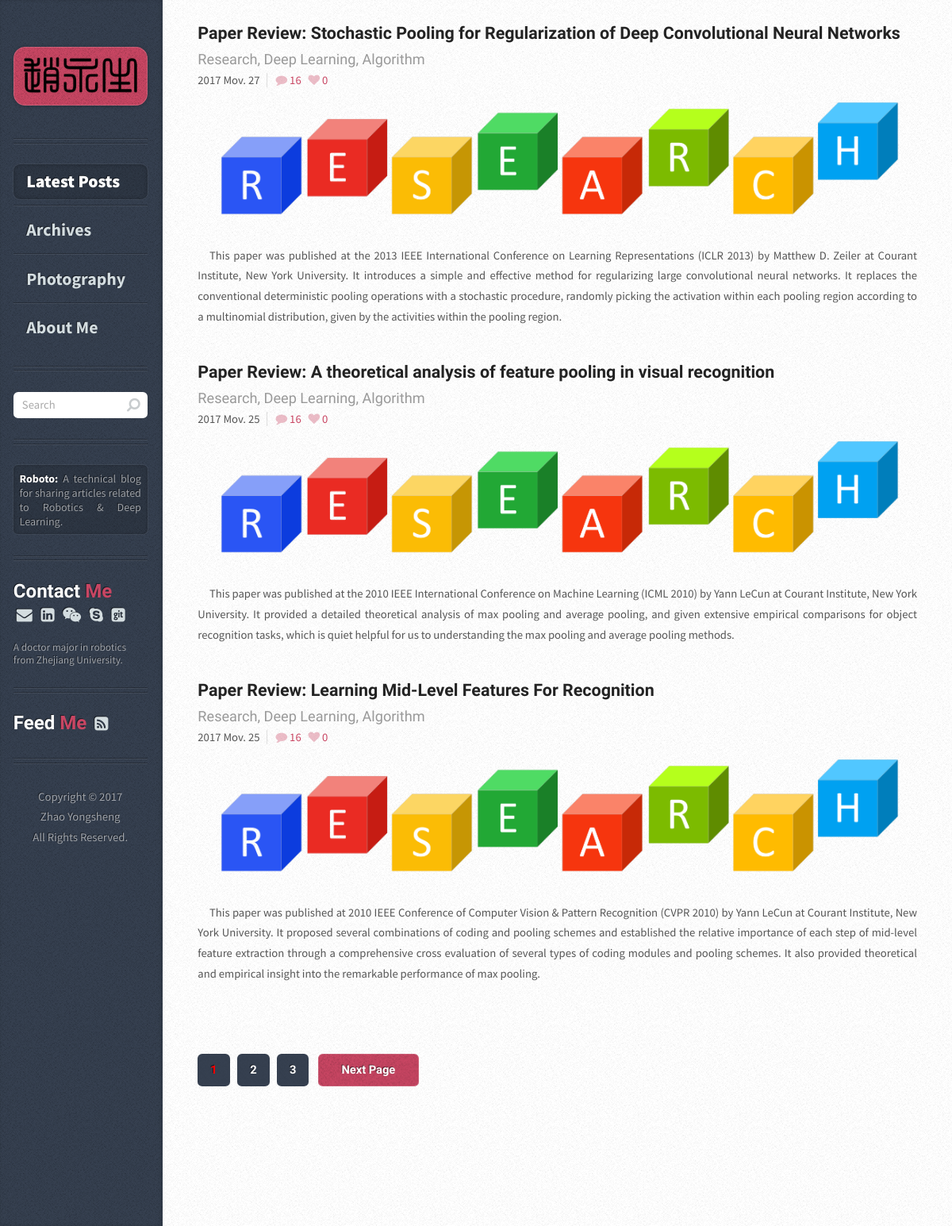
The page / on the database its author committed.
### article/models.py (models this page shows, shortened)
class Article(models.Model):
    title = models.CharField(max_length=100)  # 博客题目
    category = models.CharField(max_length=50, blank=True)  # 博客标签
    lovecount = models.IntegerField(default=0)  # 博客点赞数量
    date_time = models.DateTimeField(auto_now_add=True)  # 博客日期
    abstract = models.TextField(blank=True, null=True)  # 博客文章简介
    content = models.TextField(blank=True, null=True)  # 博客文章正文
    cover = models.CharField(max_length=75, blank=True)  # 博客封面
    views = models.PositiveIntegerField(default=0) # 博客阅读数量
    class Meta:  # 按时间下降排序
        ordering = ['-date_time']

### article/views.py (the view)
# urls.py: 2. Add a URL to urlpatterns:  url(r'^$', views.home, name='home')
def home(request):
        post_list = Article.objects.all()  # 获取全部的Article对象
        post_num = len(post_list)
        page_num = int(math.ceil(post_num/3.0))
        if page_num > 4:
            page_max = page_num     # 两种模式，一种小于等于4页；一种大于4页
        else:
            page_max = 0
        if post_num > 3:
            return render(request, 'index.html', {'post_list': post_list[0:3], 'page_num': range(1, page_num+1), 'page_max': page_max, 'currt_pg': 1})
        else:
            return render(request, 'index.html', {'post_list': post_list, 'page_num': range(1, page_num+1), 'page_max': page_max, 'currt_pg': 1})

### templates/index.html (shortened to what this page needs)
	{% extends "base.html" %}
{% load static %}
{% block content_post %}
{% for post in post_list%}
    <article class="box post post-excerpt">
      <header>
        <h2><a href="{% url "article" id=post.id %}">{{ post.title }}</a></h2>
        <p>{{ post.category }}</p>
      </header>
      <div class="info">
        <span class="date">
          <span class="year">{{post.date_time.year}}</span>
          {% if post.date_time.month == 1 %}
              <span class="month">Jan.</span>
          {% elif post.date_time.month == 2 %}
              <span class="month">Feb.</span>
          {% elif post.date_time.month == 3 %}
              <span class="month">Mar.</span>
          {% elif post.date_time.month == 4 %}
              <span class="month">Apr.</span>
          {% elif post.date_time.month == 5 %}
              <span class="month">May.</span>
          {% elif post.date_time.month == 6 %}
              <span class="month">Jun.</span>
          {% elif post.date_time.month == 7 %}
              <span class="month">Jul.</span>
          {% elif post.date_time.month == 8 %}
              <span class="month">Aug.</span>
          {% elif post.date_time.month == 9 %}
              <span class="month">Sep.</span>
          {% elif post.date_time.month == 10 %}
              <span class="month">Oct.</span>
          {% elif post.date_time.month == 11 %}
              <span class="month">Mov.</span>
          {% else %}
              <span class="month">Dec.</span>
          {% endif %}
          {% if post.date_time.day < 10 %}
              <span class="month">0{{post.date_time.day}}</span>
          {% else %}
              <span class="month">{{post.date_time.day}}</span>
          {% endif %}
        </span>
        <ul class="stats" style="padding:0em; margin:0em">
          <li><a href="#" class="icon fa-comment">16</a></li>
          <li><a href="javascript:void(0)" class="icon fa-heart" onclick="addLove({{post.id}})" id="a_love_{{post.id}}" >{{ post.lovecount }}</a></li>
        </ul>
      </div>
      <img class="imagecover" src="{% static post.cover %}" alt="" />
      <p>{{ post.abstract | safe }}</p>
    </article>
{% endfor %}
{% endblock %}
{% block content_pagination %}
    <div class="pagination">
      <div class="pages">
        {% if page_max == 0 %}
          {% for page in page_num %}
             {% if page == currt_pg %}
                <a href="{% url "index" pg=page %}" class="active" style="color:red">{{ page }}</a>
             {% else %}
                <a href="{% url "index" pg=page %}" class="active">{{ page }}</a>
             {% endif %}
          {% endfor %}
        {% endif %}
      </div>
      <a href="{% url "index" pg=currt_pg|add:"+1" %}" class="button next">Next Page</a>
    </div>
{% endblock %}
{% block content_nav %}
<li class="current"><a href="{% url "home" %}">Latest Posts</a></li>
<li><a href="{% url "archives" %}">Archives</a></li>
<li><a href="{% url "photography" %}">Photography</a></li>
<li><a href="{% url "about_me" %}">About Me</a></li>
{% endblock%}

### rows shown on the page
Article: title "Paper Review: Stochastic Pooling for Regularization of Deep Convolutional Neural Networks", category "Research, Deep Learning, Algorithm", date_time.year "2017", shows "Mov.", date_time.day "27", lovecount "0", cover (picture), abstract "This paper was published at the 2013 IEEE International Conference on Learning Representations (ICLR 2013) by Matthew D. Zeiler at Courant Institute, New York University. It introduces a simple and effective method for regularizing large convolutional neural networks. It replaces the conventional deterministic pooling operations with a stochastic procedure, randomly picking the activation within each pooling region according to a multinomial distribution, given by the activities within the pooling region."
Article: title "Paper Review: A theoretical analysis of feature pooling in visual recognition", category "Research, Deep Learning, Algorithm", date_time.year "2017", shows "Mov.", date_time.day "25", lovecount "0", cover (picture), abstract "This paper was published at the 2010 IEEE International Conference on Machine Learning (ICML 2010) by Yann LeCun at Courant Institute, New York University. It provided a detailed theoretical analysis of max pooling and average pooling, and given extensive empirical comparisons for object recognition tasks, which is quiet helpful for us to understanding the max pooling and average pooling methods."
Article: title "Paper Review: Learning Mid-Level Features For Recognition", category "Research, Deep Learning, Algorithm", date_time.year "2017", shows "Mov.", date_time.day "25", lovecount "0", cover (picture), abstract "This paper was published at 2010 IEEE Conference of Computer Vision & Pattern Recognition (CVPR 2010) by Yann LeCun at Courant Institute, New York University. It proposed several combinations of coding and pooling schemes and established the relative importance of each step of mid-level feature extraction through a comprehensive cross evaluation of several types of coding modules and pooling schemes. It also provided theoretical and empirical insight into the remarkable performance of max pooling."

### other values the page prints
{{ page }} "1"
{{ page }} "2" "3"
